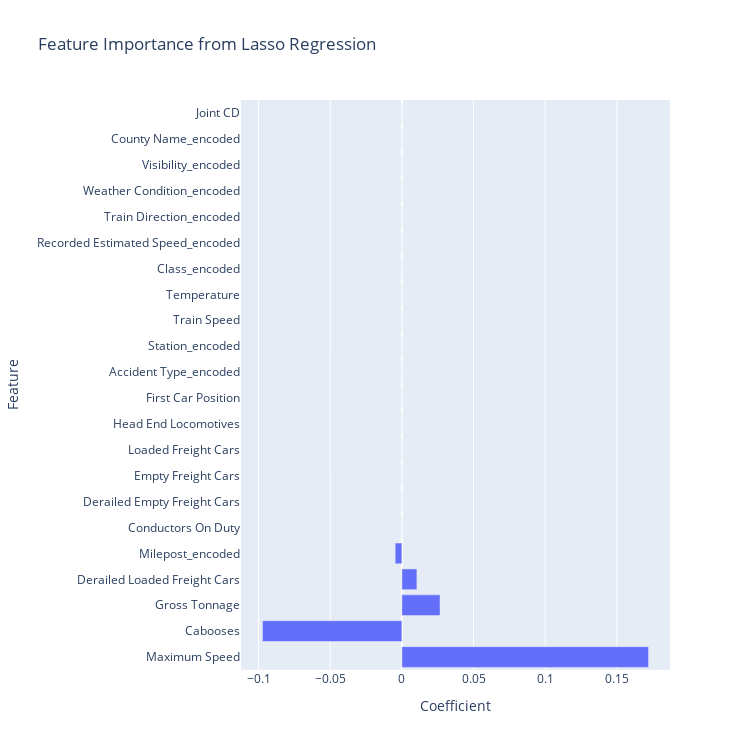

Notebook cell for this chart:
### Markdown cell above
L1 Regularization was applied to get an understanding on the feature importance related to total damage cost with an alpha of 0.01 as a low bound. Kept at such a value given the large amount of features that were pushed to 0.


Rsquared = 0.09839461364444624 and MSE = 0.9016053863555538

### Code cell
coeff = lassomod.coef_
feature_names = X_train_q2.columns

# Create DataFrame for plotting
data = {'Feature': feature_names, 'Coefficient': coeff}
df_plot = pd.DataFrame(data)

# Sort DataFrame based on coefficient values
df_plot = df_plot.reindex(df_plot['Coefficient'].abs().sort_values(ascending=False).index)

# Plotting
fig = px.bar(df_plot, x='Coefficient', y='Feature', orientation='h',
             title='Feature Importance from Lasso Regression',
             labels={'Coefficient': 'Coefficient', 'Feature': 'Feature'}, width=750, height=750)


fig.show()

### Figure 1 — Plotly figure (JSON) as saved in the notebook; plotly's stock layout.template omitted (floating-point values rounded to 4 significant figures)
{"data": [{"alignmentgroup": "True", "hovertemplate": "Coefficient=%{x}<br>Feature=%{y}<extra></extra>", "legendgroup": "", "marker": {"color": "#636efa", "pattern": {"shape": ""}}, "name": "", "offsetgroup": "", "orientation": "h", "showlegend": false, "textposition": "auto", "type": "bar", "x": [0.1721, -0.09727, 0.02661, 0.01046, -0.004689, 0, 0, 0, 0, 0, 0, 0, 0, 0, 0, 0, 0, 0, 0, 0, 0, 0], "xaxis": "x", "y": ["Maximum Speed", "Cabooses", "Gross Tonnage", "Derailed Loaded Freight Cars", "Milepost_encoded", "Conductors On Duty", "Derailed Empty Freight Cars", "Empty Freight Cars", "Loaded Freight Cars", "Head End Locomotives", "First Car Position", "Accident Type_encoded", "Station_encoded", "Train Speed", "Temperature", "Class_encoded", "Recorded Estimated Speed_encoded", "Train Direction_encoded", "Weather Condition_encoded", "Visibility_encoded", "County Name_encoded", "Joint CD"], "yaxis": "y"}], "layout": {"barmode": "relative", "height": 750, "legend": {"tracegroupgap": 0}, "title": {"text": "Feature Importance from Lasso Regression"}, "width": 750, "xaxis": {"anchor": "y", "domain": [0, 1], "title": {"text": "Coefficient"}}, "yaxis": {"anchor": "x", "domain": [0, 1], "title": {"text": "Feature"}}}}
